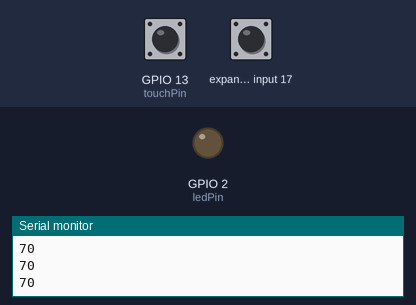
A sketch run on a simulated ESP32. On the bench: output pins drawn as LEDs (lit = HIGH), the last lines printed to the serial monitor. Inputs (shaded band) come from the test bench; at power-on: expander input 17 HIGH, GPIO 13 (touchPin) HIGH.

Above: at 1.2 s.
1.3 s: expander input 17 pulled LOW for 0.15 s
At 1.6 s:
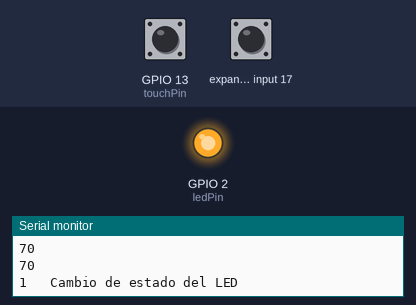
2.9 s: expander input 17 pulled LOW for 1 s
At 4.0 s:
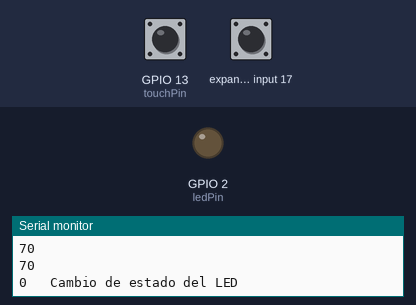
5.4 s: expander input 17 pulled LOW for 3.2 s
At 5.9 s:
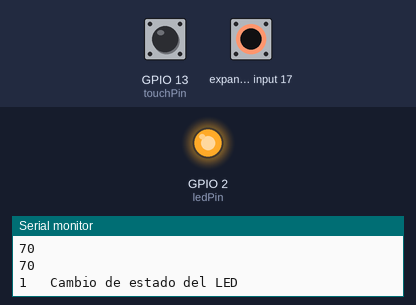
Timing chart, 0 to 8.4 s (numbered marks = the images above; inputs shaded):
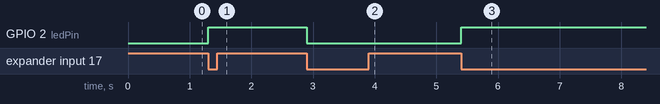

Measured:
- after the input at 1.3 s, GPIO 2 (ledPin): LOW → HIGH at once
- after the input at 2.9 s, GPIO 2 (ledPin): HIGH → LOW at once
- after the input at 5.4 s, GPIO 2 (ledPin): LOW → HIGH at once

The sketch:

Sensor_Touch_cambia_estado_LED_touchAttachInterrupt.ino
```cpp
const int touchPin = 13;  // Pin táctil capacitivo a utilizar
const int ledPin = 2;     // Pin digital para controlar el LED

volatile bool touchDetectado = false;  // Variable para indicar si se detectó un toque

void IRAM_ATTR handleTouch() {
  touchDetectado = true;  // Establece la variable touchDetectado como verdadera al detectar un toque
}

// Al marcar un trozo de código con el atributo IRAM_ATTR estamos declarando que
// el código compilado se colocará en la RAM interna (IRAM) de la ESP32.
// Es más rápida que la memoria Flash

void setup() {
  Serial.begin(115200);
  pinMode(ledPin, OUTPUT);  // Configura el pin del LED como salida
  touchAttachInterrupt(digitalPinToInterrupt(touchPin), handleTouch, 500);  // Asigna la función handleTouch como interrupción
}

void loop() {
  Serial.println(touchRead(touchPin));

  if (touchDetectado) {
    digitalWrite(ledPin, !digitalRead(ledPin));  // Cambia el estado del LED al detectar un toque
    Serial.print(digitalRead(ledPin));
    Serial.println("   Cambio de estado del LED");
    delay(1000);  // Agrega un pequeño retardo para evitar detecciones repetidas durante el toque
    touchDetectado = false;  // Restablece la variable touchDetected
  }
  delay(100);
}
```
